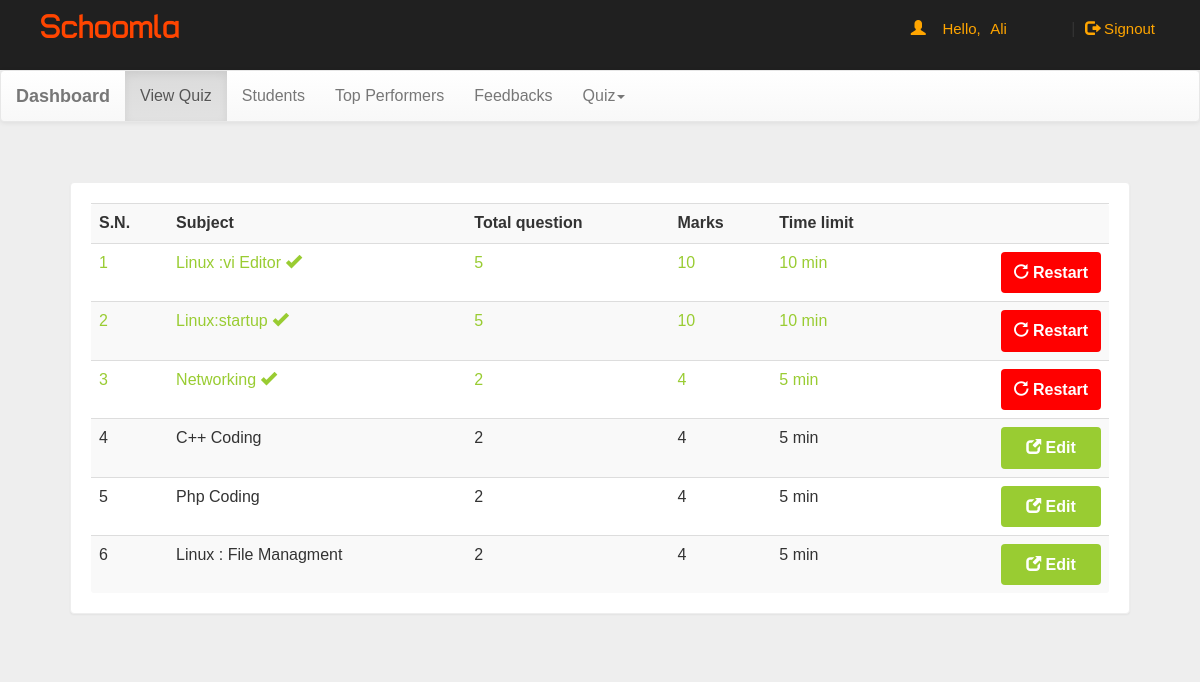
Screenshot of /dash.php (signed in) with the database file from the repository.
### tables this page shows
CREATE TABLE IF NOT EXISTS `quiz` (
  `eid` text NOT NULL,
  `title` varchar(100) NOT NULL,
  `sahi` int(11) NOT NULL,
  `wrong` int(11) NOT NULL,
  `total` int(11) NOT NULL,
  `time` bigint(20) NOT NULL,
  `intro` text NOT NULL,
  `tag` varchar(100) NOT NULL,
  `date` timestamp NOT NULL DEFAULT CURRENT_TIMESTAMP ON UPDATE CURRENT_TIMESTAMP
);

### dash.php (the view, shortened to what this page needs)
<?php
include_once('admin-header.php')
?>
<div class="container">
<div class="row">
<div class="col-md-12">
<?php if(@$_GET['q']==0) {
$result = mysqli_query($con,"SELECT * FROM quiz ORDER BY date DESC") or die('Error');
echo  '<div class="panel"><div class="table-responsive"><table class="table table-striped title1">
<tr><td><b>S.N.</b></td><td><b>Subject</b></td><td><b>Total question</b></td><td><b>Marks</b></td><td><b>Time limit</b></td><td></td></tr>';
$c=1;
while($row = mysqli_fetch_array($result)) {
	$title = $row['title'];
	$total = $row['total'];
	$sahi = $row['sahi'];
  $time = $row['time'];
	$eid = $row['eid'];
$q12=mysqli_query($con,"SELECT score FROM history WHERE eid='$eid' AND email='$email'" )or die('Error98');
$rowcount=mysqli_num_rows($q12);
if($rowcount == 0){
	echo '<tr><td>'.$c++.'</td><td>'.$title.'</td><td>'.$total.'</td><td>'.$sahi*$total.'</td><td>'.$time.'&nbsp;min</td>
	<td><b><a href="edit.php" class="pull-right btn sub1" style="margin:0px;background:#99cc32"><span class="glyphicon glyphicon-new-window" aria-hidden="true"></span>&nbsp;<span class="title1"><b>Edit</b></span></a></b></td></tr>';
}
else
{
echo '<tr style="color:#99cc32"><td>'.$c++.'</td><td>'.$title.'&nbsp;<span title="This quiz is already solve by you" class="glyphicon glyphicon-ok" aria-hidden="true"></span></td><td>'.$total.'</td><td>'.$sahi*$total.'</td><td>'.$time.'&nbsp;min</td>
	<td><b><a href="update.php?q=quizre&step=25&eid='.$eid.'&n=1&t='.$total.'" class="pull-right btn sub1" style="margin:0px;background:red"><span class="glyphicon glyphicon-repeat" aria-hidden="true"></span>&nbsp;<span class="title1"><b>Restart</b></span></a></b></td></tr>';
}
}
echo '</table></div></div>';
}
?>
</div>
</div></div>
</body>
</html>

### css/main.css (style rules this page uses)
body { overflow-x: hidden; width: 100%; font: 15px "Century Gothic", "Times Roman", sans-serif; background: #eee; min-height: 550px; background-attachment: fixed; }
.panel { border-color: #eee; margin: 40px; padding: 20px; font: 15px "Century Gothic", "Times Roman", sans-serif; }
.title1 { font: 16px "Century Gothic", "Times Roman", sans-serif; }
.sub1 { width: 90px; color: white; background: orangered; font-size: 15px; margin: 20px; padding: 10px; width: 100px; border: none; margin-right: 60px; }

### rows the page displays
quiz: title "Linux :vi Editor", total "5", $sahi*$total "10", time "10"
quiz: title "Linux:startup", total "5", $sahi*$total "10", time "10"
quiz: title "Networking", total "2", $sahi*$total "4", time "5"
quiz: title "C++ Coding", total "2", $sahi*$total "4", time "5"
quiz: title "Php Coding", total "2", $sahi*$total "4", time "5"
quiz: title "Linux : File Managment", total "2", $sahi*$total "4", time "5"

### other values shown
$name "Ali"
